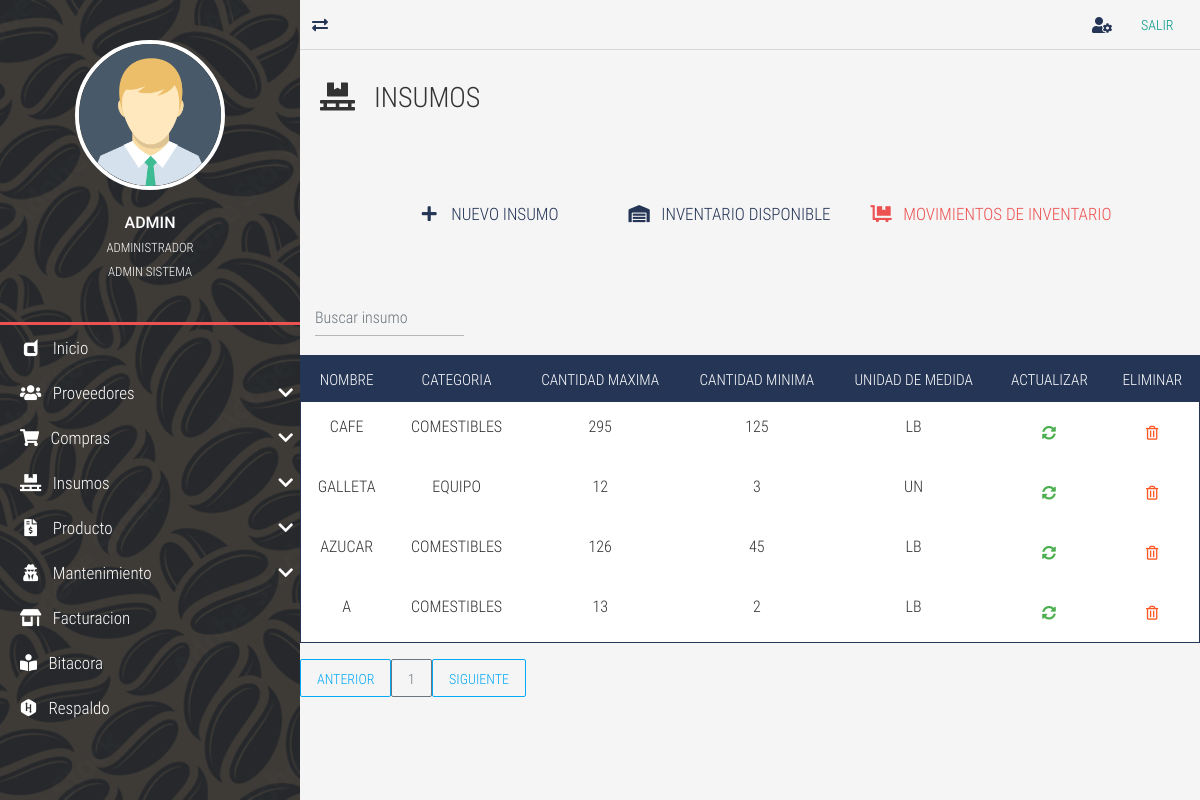
The page /insumos-list/ (signed in) on the database its author committed.
### tables this page shows
CREATE TABLE `TBL_insumos` (
  `id_insumos` int NOT NULL AUTO_INCREMENT,
  `nom_insumo` varchar(45) DEFAULT NULL,
  `id_categoria` int DEFAULT NULL,
  `cant_max` int DEFAULT NULL,
  `cant_min` int DEFAULT NULL,
  `unidad_medida` enum('LB','UN','L','GAL') DEFAULT NULL,
  PRIMARY KEY (`id_insumos`),
  KEY `FK_categoria_insumos_idx` (`id_categoria`),
  CONSTRAINT `FK_categoria_insumos` FOREIGN KEY (`id_categoria`) REFERENCES `TBL_categoria_produ` (`id_categoria`)
);

CREATE TABLE `TBL_categoria_produ` (
  `id_categoria` int NOT NULL AUTO_INCREMENT,
  `nom_categoria` varchar(45) DEFAULT NULL COMMENT 'Guarda el nombre de la categoría a la que pertenece un producto',
  PRIMARY KEY (`id_categoria`)
);

### controladores/vistasControlador.php (called while the page is built, shortened)
<?php
	class vistasControlador extends vistasModelo{
		public function obtener_plantilla_controlador(){
			return require_once "./vistas/plantilla.php";
		}
	}

### index.php (called while the page is built, shortened)
<?php
	require_once "./controladores/vistasControlador.php";
	$plantilla = new vistasControlador();
	$plantilla->obtener_plantilla_controlador();

### vistas/contenidos/insumos-list-view.php (the view, shortened to what this page needs)
<div class="full-box page-header">
	<h3 class="text-left">
		<i class="fas fa-pallet fa-fw"></i> &nbsp; INSUMOS
	</h3>
</div>
<div class="container-fluid">
	<ul class="full-box list-unstyled page-nav-tabs">
		<li>
			<a href="<?php echo SERVERURL; ?>insumos-new/"><i class="fas fa-plus fa-fw"></i> &nbsp; NUEVO INSUMO</a>
		</li>
		<li>
			<a href="<?php echo SERVERURL; ?>inventario-list/"><i class="fas fa-warehouse"></i> &nbsp; INVENTARIO DISPONIBLE</a>
		</li>
		<li>
			<a class="active" href="<?php echo SERVERURL; ?>user-list/"><i class="fas fa-dolly-flatbed"></i> &nbsp; MOVIMIENTOS DE INVENTARIO</a>
		</li>
	</ul>
</div>
<?php
$where="";
?>
      <div class="container-fluid">
  <form class="d-flex">
      <input class="form-control me-2 light-table-filter" data-table="table_id" type="text"
      placeholder="Buscar insumo">
      </form>
  </div>
      <table class="table table-striped table-dark table_id text-center" id="tblDatos">
                         <thead>
                         <tr>
                        <th>NOMBRE</th>
                        <th>CATEGORIA</th>
                        <th>CANTIDAD MAXIMA</th>
                        <th>CANTIDAD MINIMA</th>
                        <th>UNIDAD DE MEDIDA</th>
						<th>ACTUALIZAR</th>
						<th>ELIMINAR</th>
                        </tr>
                        </thead>
                        <tbody>
				<?php
include ("./cone.php");
$SQL="SELECT i.id_insumos, i.nom_insumo, c.nom_categoria, i.cant_max, i.cant_min,i.unidad_medida FROM TBL_insumos i
inner JOIN TBL_categoria_produ c ON c.id_categoria = i.id_categoria
$where";
$dato = mysqli_query($conexion, $SQL);
if($dato -> num_rows >0){
    while($fila=mysqli_fetch_array($dato)){
?>
<tr>
<td><?php echo $fila['nom_insumo']; ?></td>
<td><?php echo $fila['nom_categoria']; ?></td>
<td><?php echo $fila['cant_max']; ?></td>
<td><?php echo $fila['cant_min']; ?></td>
<td><?php echo $fila['unidad_medida']; ?></td>
<td>
	<a href="<?php echo SERVERURL; ?>insumos-update/<?php echo $fila['id_insumos']?>" class="btn btn-success">
		<i class="fas fa-sync-alt"></i>
	</a>
</td>
<td>
	<form class="FormularioAjax" action="<?php echo SERVERURL; ?>ajax/insumoAjax.php" method="POST" data-form="delete" autocomplete="off">
	<button type="submit" class="btn btn-warning">
		<i class="far fa-trash-alt"></i>
	</button>
	</form>
</td>
</tr>
<?php
}
}else{
    ?>
    <tr class="text-center">
    <td colspan="16">No existen registros</td>
    </tr>
    <?php
}
?>
	</body>
  <div id="paginador" class=""></div>

### vistas/css/all.css (style rules this page uses)
.fa, .fas, .far, .fal, .fab { -moz-osx-font-smoothing: grayscale; -webkit-font-smoothing: antialiased; display: inline-block; font-style: normal; font-variant: normal; text-rendering: auto; line-height: 1; }
.fa-fw { text-align: center; width: 1.25em; }
.fa-dolly-flatbed:before { content: "\f474"; }
.fa-pallet:before { content: "\f482"; }
.fa-plus:before { content: "\f067"; }
.fa-sync-alt:before { content: "\f2f1"; }
.fa-trash-alt:before { content: "\f2ed"; }
.fa-warehouse:before { content: "\f494"; }
.far { font-family: 'Font Awesome 5 Free'; font-weight: 400; }
.fa, .fas { font-family: 'Font Awesome 5 Free'; font-weight: 900; }

### vistas/css/style.css (style rules this page uses)
:root { --color-one: #F5F5F5; --color-two: #24292E; --color-three: #EC5252; --form-color: #14111A; --accent-color: #253556; --border-color: #D8D8D8; }
body,html { font-family: 'roboto_condensed_light'; width: 100vw; height: 100vh; background-color: var(--color-one); color: #333; font-size: 16px; }
.full-box { margin: 0; padding: 0; box-sizing: border-box; width: 100%; }
.page-header { padding: 30px 20px 60px 20px; }
.page-header > :nth-child(1) { padding-bottom: 7px; }
.page-nav-tabs { display: flex; justify-content: center; flex-wrap: wrap; margin-bottom: 30px; }
.page-nav-tabs li, .page-nav-tabs li a { height: 40px; line-height: 40px; }
.page-nav-tabs li { margin: 5px 20px; }
.page-nav-tabs li a { color: var(--accent-color); font-size: 17px; min-width: 200px; width: auto; display: block; text-align: center; user-select: none; transition: all .2s ease-in-out; border-bottom: 2px solid transparent; }
.page-nav-tabs li a.active { color: var(--color-three); cursor: none; pointer-events: none; }
.table .btn { margin-bottom: 0; }
.table thead th { color: #FFF; }
.table tbody tr { color: #333; transition: all .2s ease-in-out; }
.table-dark, .table { background-color: #fff; }
.table-dark { border: 1px solid var(--accent-color); }
.table-dark thead tr { background-color: var(--accent-color); }
.table-dark td, .table-dark thead th, .table-dark th { border: none; }
table form { margin-bottom: 0; }

### rows shown on the page
tbl_insumos: nom_insumo "CAFE", id_categoria.nom_categoria "COMESTIBLES", cant_max "295", cant_min "125", unidad_medida "LB"
tbl_insumos: nom_insumo "GALLETA", id_categoria.nom_categoria "EQUIPO", cant_max "12", cant_min "3", unidad_medida "UN"
tbl_insumos: nom_insumo "AZUCAR", id_categoria.nom_categoria "COMESTIBLES", cant_max "126", cant_min "45", unidad_medida "LB"
tbl_insumos: nom_insumo "A", id_categoria.nom_categoria "COMESTIBLES", cant_max "13", cant_min "2", unidad_medida "LB"

### other values the page prints
$_SESSION['usuario_login'] "ADMIN"
$_SESSION['nombre_usuario'] "ADMINISTRADOR"
$_SESSION['rol'] "ADMIN SISTEMA"
